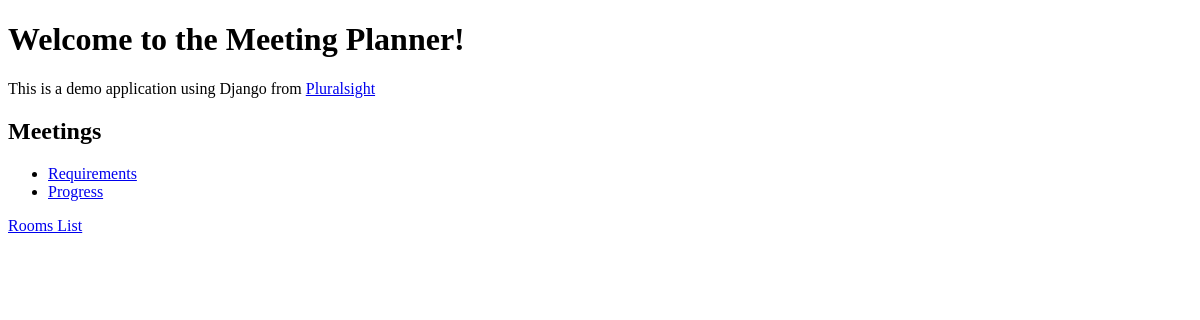
The app's page /, older data.
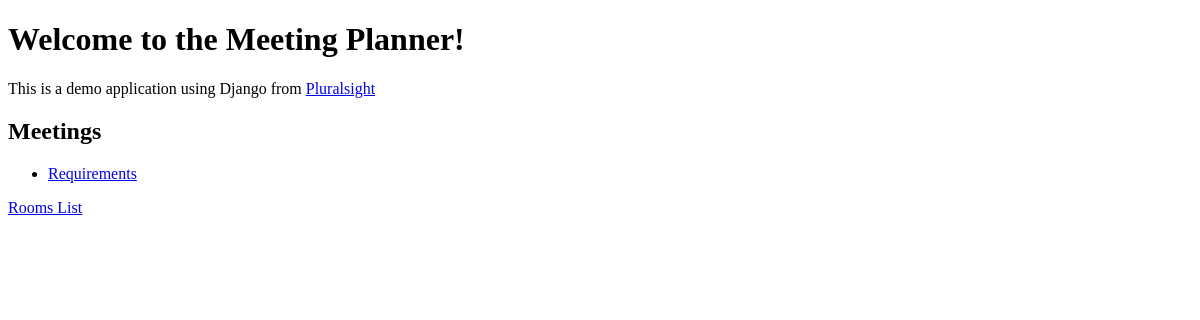
The same page, newer data.
### meetings/models.py (models this page shows)
class Meeting(models.Model):
    title = models.CharField(max_length=200)
    date = models.DateField()
    start_time = models.TimeField(default=time(10))
    duration = models.IntegerField(default=1)
    room = models.ForeignKey(Room, on_delete=models.CASCADE)

### website/views.py (the view)
# urls.py: path('', welcome, name='welcome'),
def welcome(request):
    return render(request, 'website/welcome.html',
                  {"meetings": Meeting.objects.all()})

### website/templates/website/welcome.html (shortened to what this page needs)
<!DOCTYPE html>
<html lang="en">
<head>
</head>
<body>
<h1>Welcome to the Meeting Planner!</h1>
<p>This is a demo application using Django from <a href="https://www.pluralsight.com">Pluralsight</a></p>
<h2>Meetings</h2>
<ul>
    {% for meeting in meetings%}
    <li>
        <a href="{% url 'detail' meeting.id %}">
            {{meeting.title}}
        </a>
    </li>
    {% endfor %}
</ul>
<a href="{% url 'rooms' %}">Rooms List</a>
</body>
</html>

Row changes from the older to the newer data that the page shows:
removed Meeting: title "Progress"
